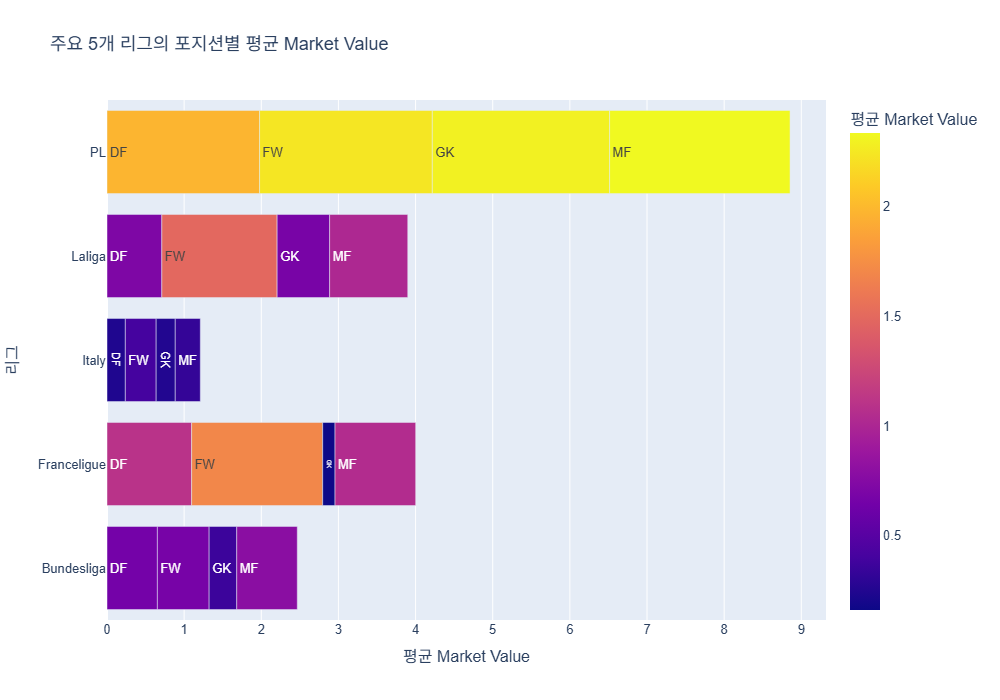

The script that drew this image:
from pymongo import MongoClient
import pandas as pd
import plotly.express as px
import re

# 1. MongoDB 연결
client = MongoClient("mongodb://localhost:27017/")
db = client["Final_Project"]
collection = db["All_Leagues_Data"]

# 2. 데이터 불러오기
df = pd.DataFrame(list(collection.find({}, {
    "League": 1,
    "Position": 1,
    "Market Value": 1
})))

# 3. Market Value 전처리
def convert_market_value(val):
    if pd.isna(val):
        return None
    val = str(val).lower().replace("€", "").replace("¢æ", "").strip()
    if val.endswith("k"):
        return float(val[:-1]) * 1_000
    elif val.endswith("m"):
        return float(val[:-1]) * 1_000_000
    try:
        return float(val)
    except:
        return None

df["Market Value"] = df["Market Value"].apply(convert_market_value)
df.dropna(subset=["League", "Position", "Market Value"], inplace=True)

# 4. 포지션 필터링
df = df[df["Position"].isin(["FW", "MF", "DF", "GK"])]

# 5. 리그 정제 및 매핑
df["League"] = df["League"].astype(str).str.lower().str.strip()
df["League"] = df["League"].apply(lambda x: re.sub(r"[^a-z0-9\s]", "", x))

league_map = {
    "bundesliga": "Bundesliga",
    "pl": "PL",
    "laliga": "Laliga",
    "ligue1": "Franceligue",
    "seriea": "Italy"
}

def map_league(league):
    league = league.replace(" ", "")
    for key, name in league_map.items():
        if key in league:
            return name
    return None

df["League"] = df["League"].apply(map_league)
df.dropna(subset=["League"], inplace=True)

# 6. Market Value 단위 변환
df["Market Value (천만 파운드)"] = df["Market Value"] / 10_000_000

# 7. 평균 Market Value 계산
grouped = df.groupby(["League", "Position"], as_index=False)["Market Value (천만 파운드)"].mean()

# 8. 시각화 (색상: Market Value 크기, 포지션은 텍스트로 표시)
fig = px.bar(
    grouped,
    y="League",
    x="Market Value (천만 파운드)",
    color="Market Value (천만 파운드)",
    text="Position",
    orientation="h",
    color_continuous_scale="plasma",
    title="주요 5개 리그의 포지션별 평균 Market Value",
    labels={
        "League": "리그",
        "Market Value (천만 파운드)": "평균 Market Value"
    }
)

fig.update_traces(
    textposition="inside",
    insidetextanchor="start"
)

fig.update_layout(
    height=700,
    width=1000,
    font=dict(family="Arial", size=13),
    showlegend=False
)

fig.show()
